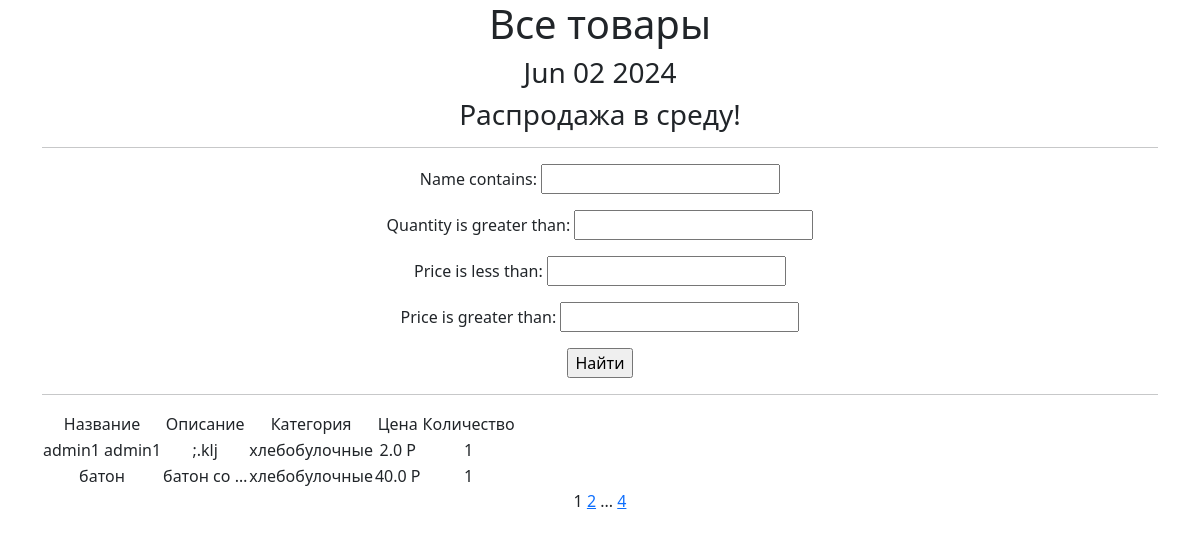
Screenshot of /products/ with the database file from the repository.
### simpleapp/models.py (models this page shows, shortened)
class Product(models.Model):
    name = models.CharField(
        max_length=50,
        unique=True, # названия товаров не должны повторяться
    )
    description = models.TextField()#description-описание (хлеб нарезной)
    quantity = models.IntegerField(
        validators=[MinValueValidator(0)],#quantity -количество( 1шт)
    )
    category = models.ForeignKey(
        to='Category',
        on_delete=models.CASCADE,
        related_name='products', # все продукты в категории будут доступны через поле products
    )
    price = models.FloatField(
        validators=[MinValueValidator(0.0)],
    )
    def __str__(self):
        return f'{self.name.title()}: {self.description[:20]}({self.price})'

class Category(models.Model):
    name = models.CharField(max_length=100, unique=True)

### simpleapp/views.py (the view)
# urls.py: path('', ProductsList.as_view()),
class ProductsList(ListView):
    model = Product
    ordering = 'name'
    template_name = 'products.html'# 'этот файл он видит блогадаря черз  settings.py TEMPLATES = [DIRS': [os.path.join(BASE_DIR, 'templates',)],
    context_object_name = 'products'#взято с файла products.html {{ products }}
    paginate_by = 2  # вот так мы можем указать количество записей на странице
    def get_queryset(self):
        queryset = super().get_queryset()
        self.filterset = ProductFilter(self.request.GET, queryset)
        return self.filterset.qs
    def get_context_data(self, **kwargs):
        context = super().get_context_data(**kwargs)
        context['time_now'] = datetime.utcnow()
        context['filterset'] = self.filterset;
        context['next_sale'] = "Распродажа в среду!"
        return context

### simpleapp/templatetags/custom_filter.py (called while the page is built)
@register.filter()
def currency(value, code='rub'):
   postfix = CURRENCIES_SYMBOLS[code]
   return f'{value} {postfix}'

### templates/products.html (shortened to what this page needs)
{% extends 'flatpages/default.html' %}
{% load custom_filter %}!
{% load custom_tag %}
{% block content %}
   <h1>Все товары</h1>
   <h3>{{ time_now|date:'M d Y' }}</h3>
   <h3> {{ next_sale|default_if_none:"Чуть позже сообщим о распродаже!" }} </h3>
    <hr>
   <form action="" method="get">
       {{ filterset.form.as_p }}
       <input type="submit" value="Найти" />
   </form>
   <hr>
   {% if products %}
       <table>
           <tr>
               <td>
                   Название
               </td>
               <td>
                   Описание
               </td>
               <td>
                   Категория
               </td>
               <td>
                   Цена
               </td>
               <td>
                   Количество
               </td>
           </tr>
           {% for product in products %}
           <tr>
               <td>{{ product.name }}</td>
               <td>{{product.description|truncatewords:2 }}</td>
               <td>{{ product.category.name }}</td>
               <td>{{ product.price|currency:"rub" }}</td>
               <td>{{ product.quantity }}</td>
           </tr>
           {% endfor %}
       </table>
   {% else %}
       <h2>Товаров нет!</h2>
   {% endif %}
   {{ page_obj.number }}
   {% if page_obj.has_next %}
       <a href="?page={{ page_obj.next_page_number }}">{{ page_obj.next_page_number }}</a>
       {% if paginator.num_pages != page_obj.next_page_number %}
           ...
           <a href="?page={{ page_obj.paginator.num_pages }}">{{ page_obj.paginator.num_pages }}</a>
       {% endif %}
   {% endif %}
{% endblock content %}

### rows the page displays
Product: name "admin1 admin1", description ";.klj", category.name "хлебобулочные", price "2.0 Р", quantity "1"
Product: name "батон", description "батон со …", category.name "хлебобулочные", price "40.0 Р", quantity "1"

### other values shown
{{ time_now|date:'M d Y' }} "Jun 02 2024"
{{ next_sale|default_if_none:"Чуть позже сообщим о распродаже!" }} "Распродажа в среду!"
{{ page_obj.number }} "1"
{{ page_obj.next_page_number }} "2"
{{ page_obj.paginator.num_pages }} "4"
